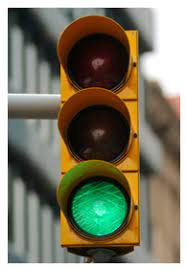
#> input picture Project_intergration/input/tf4.jpg, 187 x 270 px
$ python color_detection.py
#> lines starting #> are read from the running program, lines starting #| are printed output that depends on the picture; after the words box and inside, x2 and y2 are one past the last pixel; in counts of white or black regions, pixels touching at a corner belong together
#!/usr/bin/env python3
# -*- coding: utf-8 -*-

import numpy as np
import cv2

image = cv2.imread('./input/tf4.jpg')
#> image is the input picture: shape (270, 187, 3); mean B, G, R 101.5, 121.7, 124.7


hsvFrame = cv2.cvtColor(image, cv2.COLOR_BGR2HSV)
#> hsvFrame: shape (270, 187, 3); mean H, S, V 44.1, 94.5, 135.1

# Set range for red color and
# define mask
red_lower = np.array([136, 87, 111], np.uint8)
red_upper = np.array([180,255,255], np.uint8)
red_mask = cv2.inRange(hsvFrame, red_lower, red_upper)
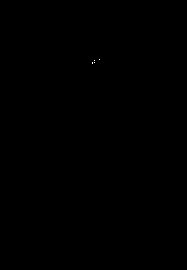
#> red_mask: shape (270, 187); 0.01% white in thin lines or dots, all inside (x1, y1, x2, y2) = (92, 59, 100, 64)

# Set range for green color and
# define mask
green_lower = np.array([70,79,137], np.uint8)
green_upper = np.array([105,255,255], np.uint8)
green_mask = cv2.inRange(hsvFrame, green_lower, green_upper)
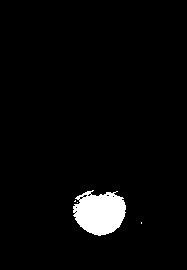
#> green_mask: shape (270, 187); 3.5% white; 4 white regions (3 under 20 px), largest, box (x1, y1, x2, y2) and area: (73, 190, 126, 236) 1776

# Set range for blue color and
# define mask
yellow_lower = np.array([25, 100, 100], np.uint8)
yellow_upper = np.array([40,255,255], np.uint8)
yellow_mask = cv2.inRange(hsvFrame, yellow_lower, yellow_upper)
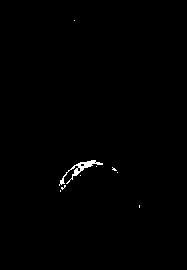
#> yellow_mask: shape (270, 187); 0.51% white; 9 white regions (8 under 20 px)


con = {'color_name':'red','area':0,'contour':None,'color':None}
contours, hierarchy = cv2.findContours(red_mask, cv2.RETR_TREE, cv2.CHAIN_APPROX_SIMPLE)
#> contours = 4 contours, all with area under 20
for pic, contour in enumerate(contours):
    if con['area']<cv2.contourArea(contour):
        con['area'] = cv2.contourArea(contour)
        con['color'] = (0,0,255)
        con['contour'] = contour
        con['color_name'] = 'red'
#> this loop made 4 passes
#> contour on passes 1 to 4: [[94, 62]], [[92, 62], [92, 63]], [[94, 60]], [[99, 59]]
#> after the loop, con = 4 items

# Creating contour to track green color
contours, hierarchy = cv2.findContours(green_mask, cv2.RETR_TREE, cv2.CHAIN_APPROX_SIMPLE)
#> contours = 13 contours, 12 with area under 20; largest, box (x1, y1, x2, y2) and area: (73, 190, 126, 236) 1712
for pic, contour in enumerate(contours):
    if con['area']<cv2.contourArea(contour):
        con['area'] = cv2.contourArea(contour)
        con['color'] = (0,255,0)
        con['contour'] = contour
        con['color_name'] = 'green'
#> this loop made 13 passes
#> contour on passes 1, 2, 3, 5, 6, 7, 8, 10: [[141, 222], [141, 223]], [[77, 202]], [[75, 200], [74, 201], [75, 201]], [[74, 212], [75, 211], [76, 212], [75, 213]], [[75, 211], [76, 210], [77, 211], [76, 212]], [[75, 207], [76, 206], [77, 207], [76, 208]], [[78, 199], [79, 198], [80, 199], [79, 200]], [[112, 196], [113, 195], [114, 196], [113, 197]]
#> after the loop, con = {'color_name': 'green', 'area': 1712, 'contour': contour of 121 points, box (x1, y1, x2, y2) (73, 190, 126, 236), area 1712, 'color': (0, 255, 0)}

# Creating contour to track yellow color
contours, hierarchy = cv2.findContours(yellow_mask, cv2.RETR_TREE, cv2.CHAIN_APPROX_SIMPLE)
#> contours = 12 contours, 11 with area under 20; largest, box (x1, y1, x2, y2) and area: (59, 160, 103, 186) 165
for pic, contour in enumerate(contours):
    if con['area']<cv2.contourArea(contour):
        con['area'] = cv2.contourArea(contour)
        con['color'] = (0,255,255)
        con['contour'] = contour
        con['color_name'] = 'yellow'
#> this loop made 12 passes
#> contour on passes 1, 2, 4, 5, 7, 11, 12: [[139, 205], [139, 207]], [[60, 190], [60, 191]], [[80, 175]], [[117, 172]], [[96, 166]], [[94, 162], [95, 161], [96, 162], [95, 163]], [[74, 20]]

x, y, w, h = cv2.boundingRect(con['contour'])
#> x = 73; y = 190; w = 53; h = 46

image = cv2.rectangle(image, (x, y), (x + w, y + h), con['color'], 2)

cv2.putText(image, con['color_name'], (x, y), cv2.FONT_HERSHEY_SIMPLEX, 1.0, (255, 0, 0))
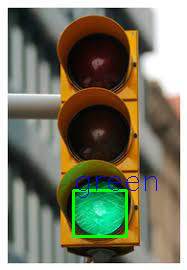
#> image: shape (270, 187, 3); mean B, G, R 102, 123.4, 123.8

cv2.imshow("Color Detection", image)
cv2.waitKey(0)
cv2.destroyAllWindows()
